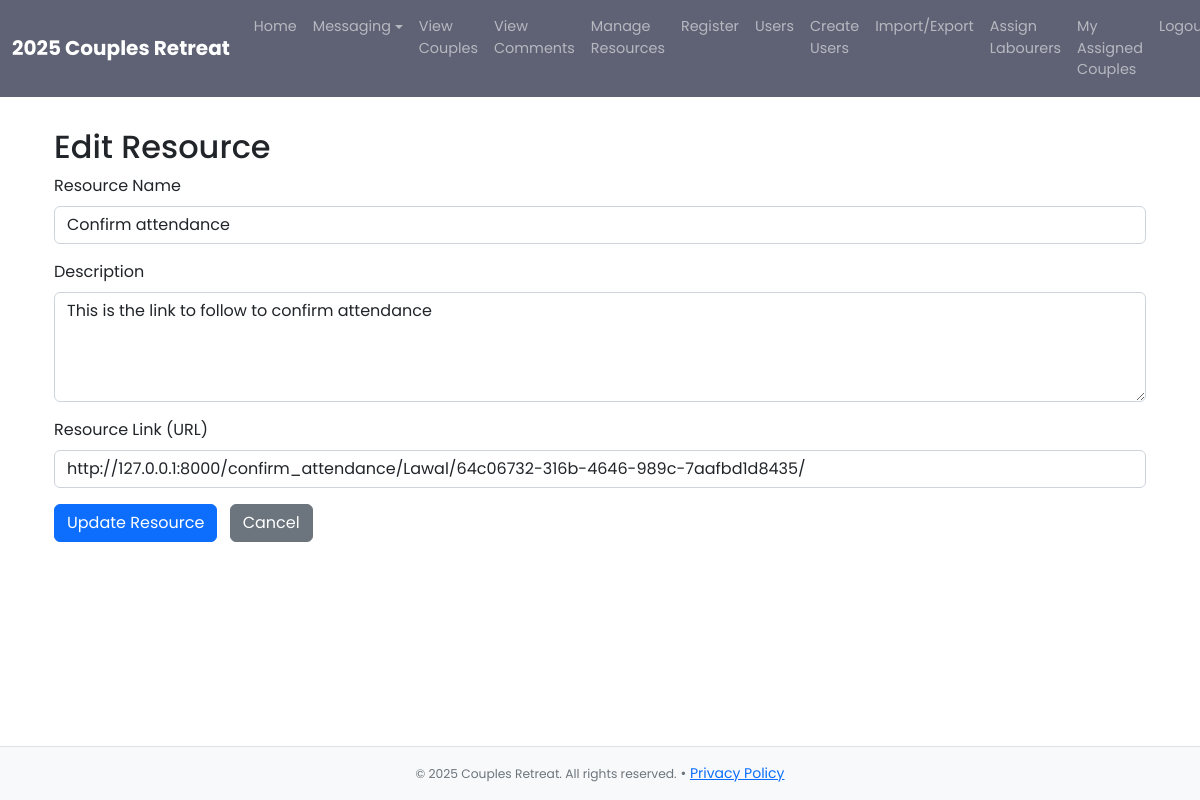
The app's page /resources/edit/2 (signed in) with its own data.
### website/models.py (models this page shows, shortened)
class Resource(models.Model):
    name = models.CharField(max_length=255)
    description = models.TextField()
    link = models.URLField()

### website/views.py (the view, shortened to what this page needs)
# urls.py: path('resources/edit/<int:pk>', views.edit_resource, name='edit_resource'),
@superuser_required
def edit_resource(request, pk):
    resource_info = get_object_or_404(Resource, pk=pk)
    return render(request, 'resources/edit_resource.html', {'resource': resource_info})

### website/views.py (called while the page is built)
def superuser_required(view_func):
    @wraps(view_func)
    def _wrapped_view(request, *args, **kwargs):
        if not request.user.is_authenticated or not request.user.is_superuser:
            messages.warning(request, "You do not have permission to access this page.")
            return redirect('admin_login')
        return view_func(request, *args, **kwargs)
    return _wrapped_view

### website/templates/resources/edit_resource.html (shortened to what this page needs)
{% extends 'base.html' %}
{% block content %}
<div class="container mt-5">
    <h2>Edit Resource</h2>
    <form method="post">
        <div class="mb-3">
            <label for="name" class="form-label">Resource Name</label>
            <input type="text" class="form-control" name="name" id="name" value="{{ resource.name }}" required>
        </div>
        <div class="mb-3">
            <label for="description" class="form-label">Description</label>
            <textarea class="form-control" name="description" id="description" rows="4" required>{{ resource.description }}</textarea>
        </div>
        <div class="mb-3">
            <label for="link" class="form-label">Resource Link (URL)</label>
            <input type="url" class="form-control" name="link" id="link" value="{{ resource.link }}" required>
        </div>
        <button type="submit" class="btn btn-primary">Update Resource</button>
        <a href="{% url 'manage_resources' %}" class="btn btn-secondary ms-2">Cancel</a>
    </form>
</div>
{% endblock %}

### website/templates/base.html (style rules this page uses)
html, body { height: 100%; margin: 0; font-family: 'Poppins', sans-serif; }
body { display: flex; flex-direction: column; padding-top: 56px; }

### records on screen
Resource: name "Confirm attendance", description "This is the link to follow to confirm attendance", link "http://127.0.0.1:8000/confirm_attendance/Lawal/64c06732-316b-4646-989c-7aafbd1d8435/"
